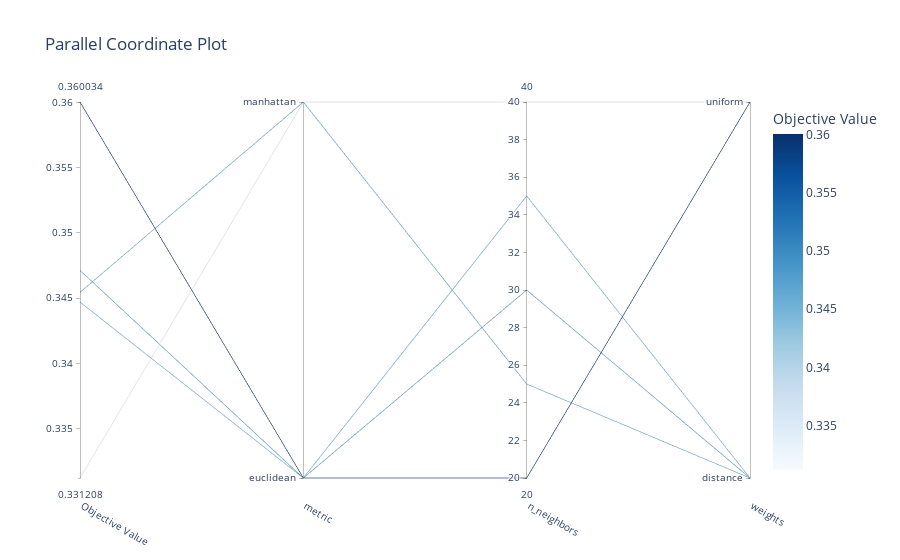

This figure's notebook cell:
### Code cell
visualizations['parallel_coordinate']

### Figure 1 — Plotly figure (JSON) as saved in the notebook; plotly's stock layout.template omitted (floating-point values rounded to 4 significant figures)
{"data": [{"dimensions": [{"label": "Objective Value", "range": [0.3312, 0.36], "values": [0.3471, 0.3447, 0.3454, 0.3312, 0.36]}, {"label": "metric", "range": [0, 1], "ticktext": ["euclidean", "manhattan"], "tickvals": [0, 1], "values": [0, 0, 1, 1, 0]}, {"label": "n_neighbors", "range": [20, 40], "values": [30, 35, 25, 40, 20]}, {"label": "weights", "range": [0, 1], "ticktext": ["distance", "uniform"], "tickvals": [0, 1], "values": [0, 0, 0, 1, 1]}], "labelangle": 30, "labelside": "bottom", "line": {"color": [0.3471, 0.3447, 0.3454, 0.3312, 0.36], "colorbar": {"title": {"text": "Objective Value"}}, "colorscale": [[0, "rgb(247,251,255)"], [0.125, "rgb(222,235,247)"], [0.25, "rgb(198,219,239)"], [0.375, "rgb(158,202,225)"], [0.5, "rgb(107,174,214)"], [0.625, "rgb(66,146,198)"], [0.75, "rgb(33,113,181)"], [0.875, "rgb(8,81,156)"], [1, "rgb(8,48,107)"]], "reversescale": false, "showscale": true}, "type": "parcoords"}], "layout": {"title": {"text": "Parallel Coordinate Plot"}}}
